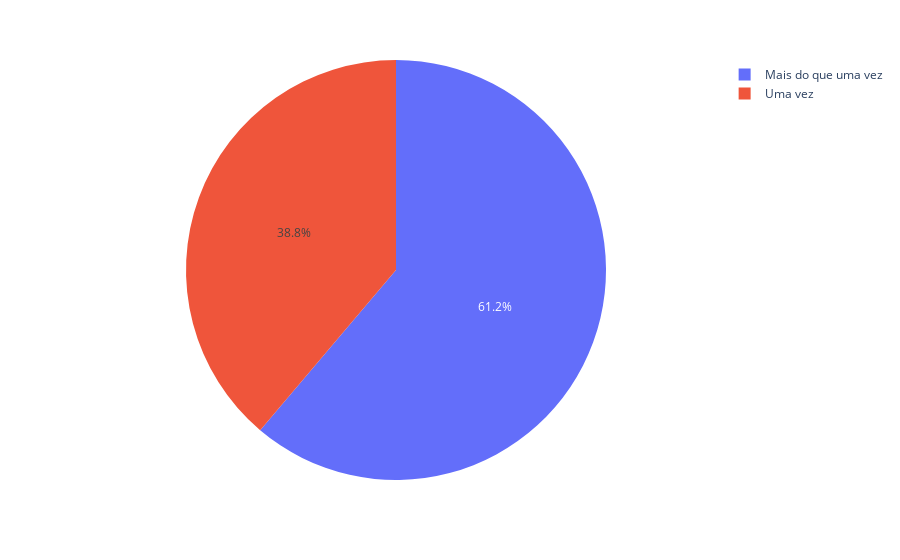

The notebook cell saved with this chart:
### Code cell
labels = data['campaign'].value_counts().index
values = data['campaign'].value_counts().values

fig = px.pie(data, values= values, names= labels)
fig.update_traces(textposition='inside')
fig.update_layout(uniformtext_minsize=12, uniformtext_mode='show')
fig.show()

### Figure 1 — Plotly figure (JSON) as saved in the notebook; plotly's stock layout.template omitted (floating-point values rounded to 4 significant figures)
{"data": [{"domain": {"x": [0, 1], "y": [0, 1]}, "hovertemplate": "label=%{label}<br>value=%{value}<extra></extra>", "labels": ["Mais do que uma vez", "Uma vez"], "legendgroup": "", "name": "", "showlegend": true, "textposition": "inside", "type": "pie", "values": [27654, 17536]}], "layout": {"legend": {"tracegroupgap": 0}, "margin": {"t": 60}, "uniformtext": {"minsize": 12, "mode": "show"}}}
